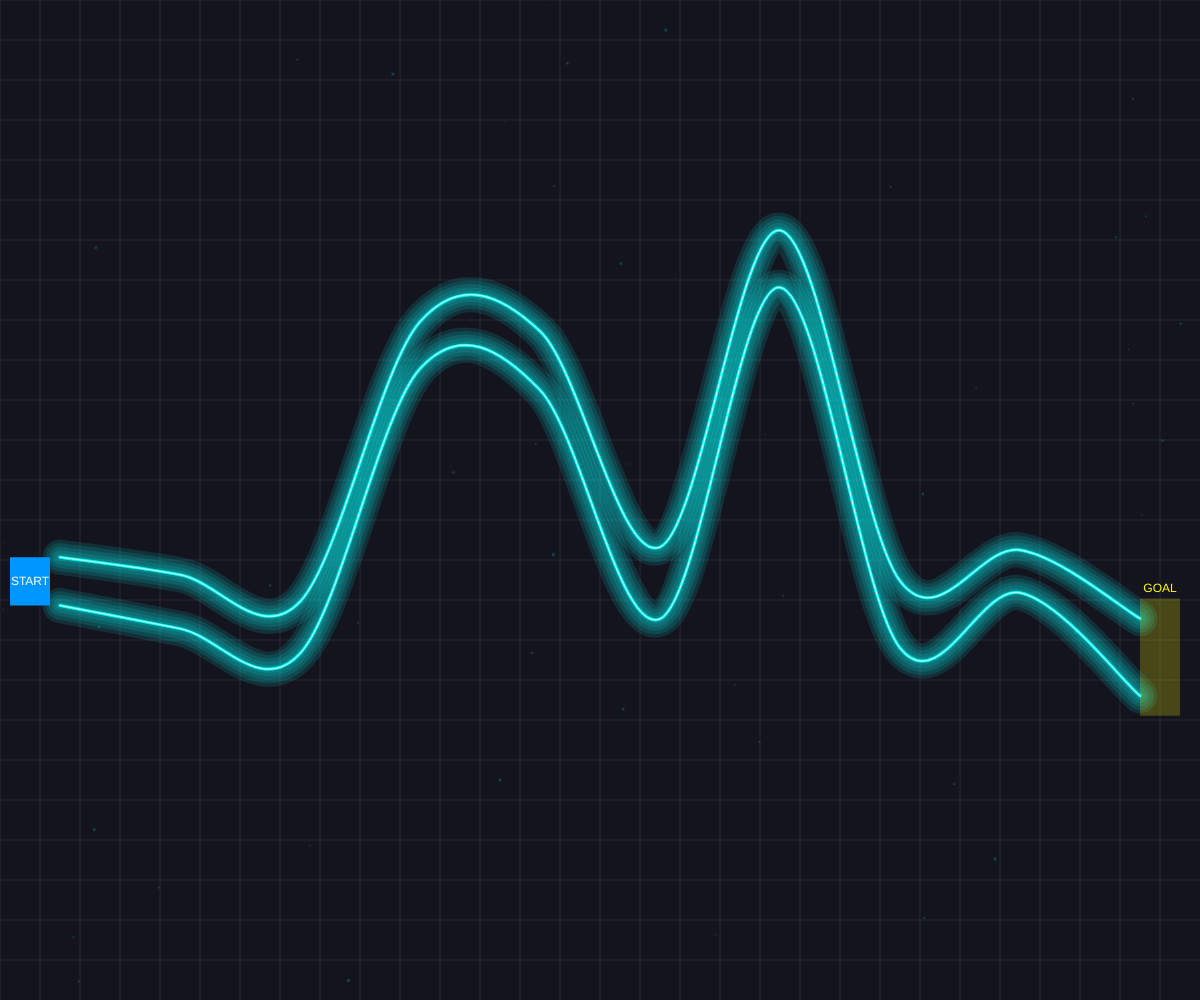
Frame 1 (no input)
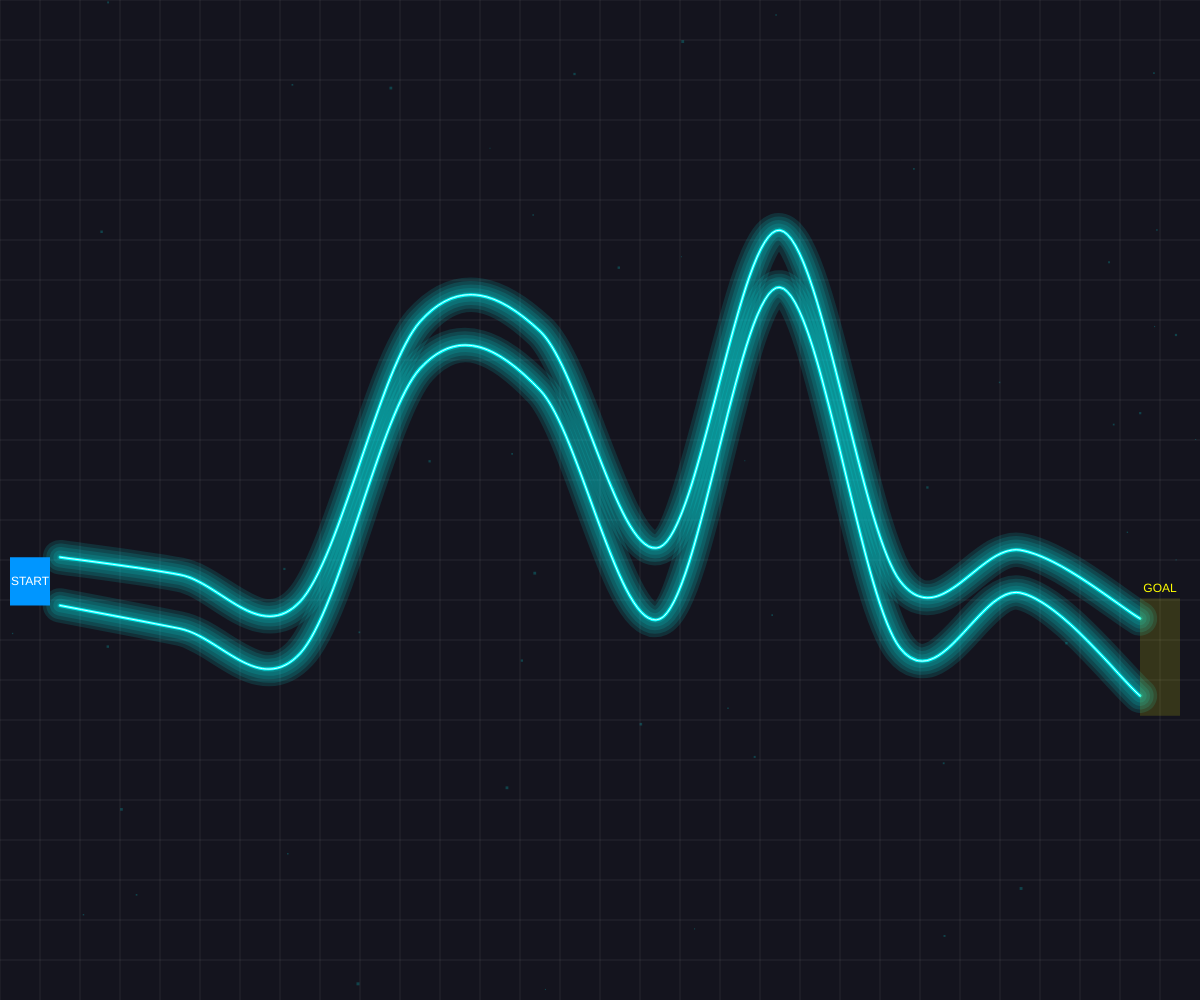
Frame 60 (no input)
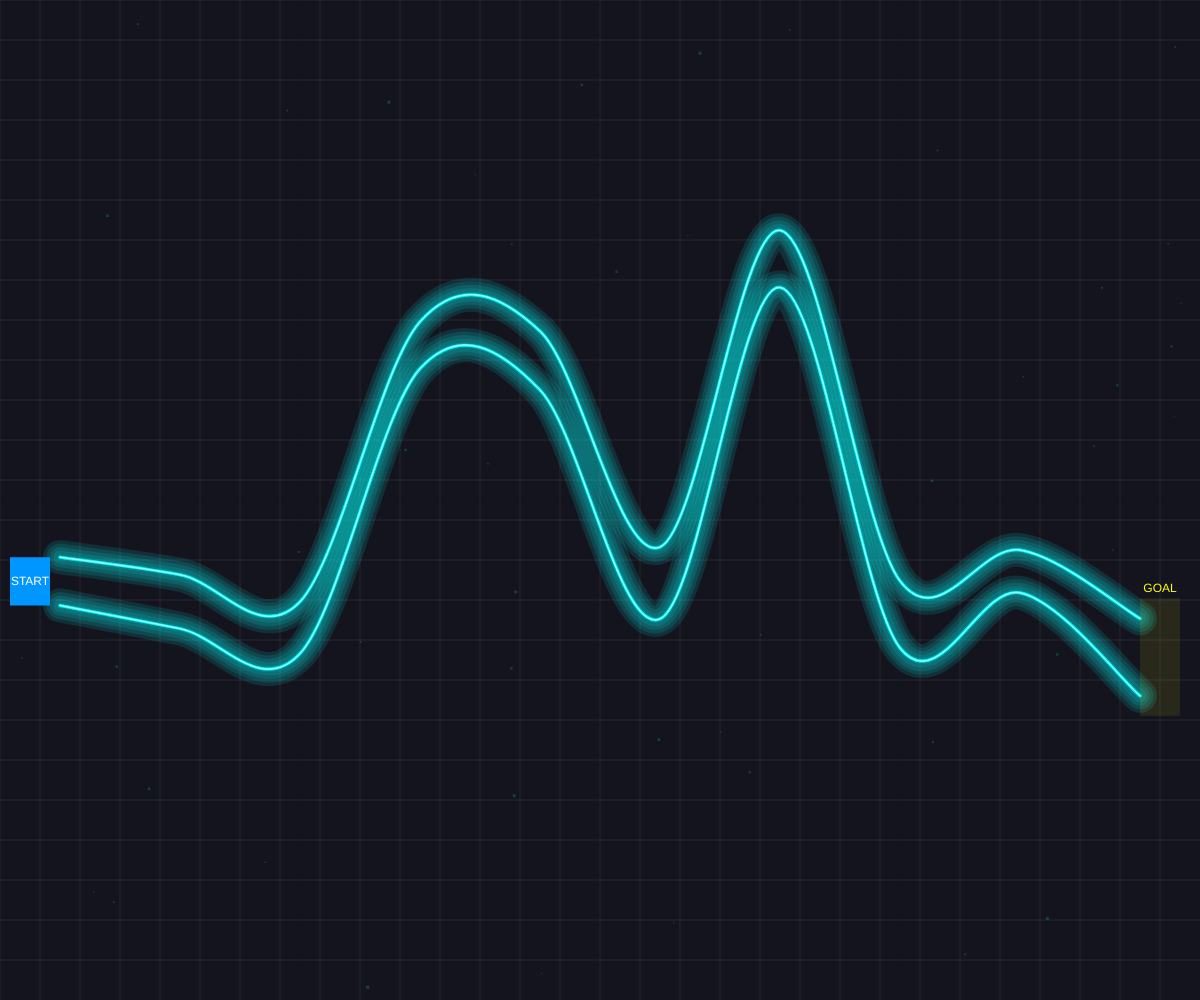
Frame 120 (the mouse pressed at the canvas centre since frame 60)

The p5.js sketch that drew these frames (run headless with seeded random() and noise() and a simulated clock; from frame 60 on, the mouse is pressed at the canvas centre):

// p5.js sketch
// ── sketch.js
let points = [];
let gameState = "START"; // 狀態: START, PLAYING, WIN, FAIL
let numPoints = 10; // 增加到 10 個點
let winCount = 0;   // 追蹤通關次數

// 視覺效果變數
let shakeAmount = 0;
let flashAlpha = 0;
let flashColor;
let fireworks = [];
let effectTriggered = false;

// 背景電子粒子
let bgParticles = [];

function setup() {
  createCanvas(windowWidth, windowHeight); // 改為全螢幕
  generatePath();
  flashColor = color(255, 255, 255);

  // 初始化背景粒子
  for (let i = 0; i < 50; i++) {
    bgParticles.push({
      x: random(width),
      y: random(height),
      vx: random(-0.5, 0.5),
      vy: random(-0.5, 0.5),
      size: random(1, 3)
    });
  }
}

function windowResized() {
  resizeCanvas(windowWidth, windowHeight);
  generatePath(); // 重新調整路徑位置
}

function generatePath() {
  points = [];
  let startX = 60;
  let spacing = (width - 120) / (numPoints - 1);

  // 將通道寬度調寬，設定在 40 到 80 之間
  let minGap = 40;
  let maxGap = 80;

  for (let i = 0; i < numPoints; i++) {
    let x = startX + i * spacing;
    let yTop = random(height * 0.2, height * 0.7); // 根據螢幕高度動態分布
    let gap = random(minGap, maxGap); 
    let yBottom = yTop + gap;
    points.push({ x, yTop, yBottom });
  }
}

function draw() {
  // 畫面震動處理
  if (shakeAmount > 0) {
    translate(random(-shakeAmount, shakeAmount), random(-shakeAmount, shakeAmount));
    shakeAmount *= 0.9; // 震動衰減
  }

  background(20, 20, 30); // 深色背景更有科技感

  // 繪製背景裝飾
  updateBackgroundParticles();
  drawGrid();

  if (gameState === "START") {
    effectTriggered = false;
    drawPath();
    // 開始按鈕：動態對齊路徑開口
    let startP = points[0];
    fill(0, 150, 255);
    rect(10, startP.yTop, 40, startP.yBottom - startP.yTop);
    fill(255);
    textAlign(CENTER, CENTER);
    text("START", 30, (startP.yTop + startP.yBottom) / 2);

    if (mouseIsPressed && mouseX > 10 && mouseX < 50 && mouseY > startP.yTop && mouseY < startP.yBottom) {
      gameState = "PLAYING";
    }
  } else if (gameState === "PLAYING") {
    drawPath();
    checkCollision();
    
    // 繪製玩家位置指示
    fill(255, 255, 0);
    stroke(255, 255, 0, 150);
    strokeWeight(10);
    ellipse(mouseX, mouseY, 6, 6);
    strokeWeight(1);
  } else if (gameState === "WIN") {
    triggerWinEffects();
    updateFireworks();
    displayEndScreen("SUCCESS!", color(0, 150, 0));
  } else if (gameState === "FAIL") {
    triggerFailEffects();
    displayEndScreen("GAME OVER", color(200, 0, 0));
  }

  // 繪製閃光層
  if (flashAlpha > 0) {
    noStroke();
    flashColor.setAlpha(flashAlpha);
    fill(flashColor);
    rect(-100, -100, width + 200, height + 200);
    flashAlpha -= 10;
  }
}

function drawPath() {
  let pulse = sin(frameCount * 0.1) * 2; // 增加光暈的呼吸脈動感

  // 繪製多層次擴散光暈 (Bloom Effect)，模擬霓虹發光質感
  for (let i = 5; i > 0; i--) {
    stroke(0, 255, 255, 30); // 低透明度的青色
    strokeWeight(i * 7 + pulse);
    renderLines();
  }

  // 霓虹燈管的主色調 (中間飽和層)
  stroke(0, 255, 255);
  strokeWeight(3);
  renderLines();

  // 最核心的高亮白光，強化光線的視覺衝擊
  stroke(220, 255, 255);
  strokeWeight(1);
  renderLines();

  // 繪製終點區域
  let last = points[points.length - 1];
  fill(255, 255, 0, 50 + sin(frameCount * 0.1) * 50);
  noStroke();
  rect(last.x, last.yTop - 20, 40, (last.yBottom - last.yTop) + 40);
  fill(255, 255, 0);
  textAlign(CENTER, CENTER);
  textSize(12);
  text("GOAL", last.x + 20, last.yTop - 30);
}

function renderLines() {
  noFill();
  if (points.length < 2) return;

  // 上邊界曲線
  beginShape();
  // curveVertex 需要第一個點重複作為起始控制點
  curveVertex(points[0].x, points[0].yTop);
  for (let p of points) {
    curveVertex(p.x, p.yTop);
  }
  // 重複最後一個點作為結束控制點
  curveVertex(points[points.length - 1].x, points[points.length - 1].yTop);
  endShape();

  // 下邊界曲線
  beginShape();
  curveVertex(points[0].x, points[0].yBottom);
  for (let p of points) {
    curveVertex(p.x, p.yBottom);
  }
  curveVertex(points[points.length - 1].x, points[points.length - 1].yBottom);
  endShape();
}

function checkCollision() {
  // 檢查是否到達終點
  if (mouseX > points[points.length - 1].x) {
    gameState = "WIN";
    return;
  }

  // 只有當滑鼠在路徑範圍內才檢查碰撞
  for (let i = 0; i < points.length - 1; i++) {
    let p1 = points[i];
    let p2 = points[i + 1];
    if (mouseX >= p1.x && mouseX <= p2.x) {
      let t = (mouseX - p1.x) / (p2.x - p1.x);
      let currentTop = lerp(p1.yTop, p2.yTop, t);
      let currentBottom = lerp(p1.yBottom, p2.yBottom, t);
      if (mouseY <= currentTop || mouseY >= currentBottom) {
        gameState = "FAIL";
      }
    }
  }
  
  // 如果在進入路徑前（按鈕區），滑鼠高度超出了第一點的範圍也算失敗
  let startP = points[0];
  if (mouseX < startP.x && (mouseY <= startP.yTop || mouseY >= startP.yBottom)) {
    gameState = "FAIL";
  }
}

function displayEndScreen(msg, txtColor) {
  textAlign(CENTER, CENTER);
  textSize(40);
  fill(255);
  // 文字外框
  stroke(txtColor);
  strokeWeight(4);
  text(msg, width / 2, height / 2);
  noStroke();
  textSize(16);
  text("Click to Restart", width / 2, height / 2 + 50);
  if (mouseIsPressed) {
    generatePath();
    fireworks = [];
    gameState = "START";
  }
}

function triggerWinEffects() {
  if (!effectTriggered) {
    winCount++; // 成功通關，增加難度計數
    shakeAmount = 15;
    flashAlpha = 200;
    flashColor = color(0, 255, 0);
    // 初始化煙火粒子
    for (let i = 0; i < 100; i++) {
      fireworks.push({
        x: width / 2,
        y: height / 2,
        vx: random(-5, 5),
        vy: random(-10, 2),
        c: color(random(255), random(255), random(255)),
        alpha: 255
      });
    }
    effectTriggered = true;
  }
}

function triggerFailEffects() {
  if (!effectTriggered) {
    shakeAmount = 25;
    flashAlpha = 255;
    flashColor = color(255, 0, 0);
    effectTriggered = true;
  }
}

function updateFireworks() {
  for (let i = fireworks.length - 1; i >= 0; i--) {
    let p = fireworks[i];
    p.x += p.vx;
    p.y += p.vy;
    p.vy += 0.2; // 重力
    p.alpha -= 4;
    noStroke();
    p.c.setAlpha(p.alpha);
    fill(p.c);
    ellipse(p.x, p.y, 4, 4);
    if (p.alpha <= 0) fireworks.splice(i, 1);
  }
}

function updateBackgroundParticles() {
  noStroke();
  fill(0, 255, 255, 50); // 低透明度青色
  for (let p of bgParticles) {
    // 移動
    p.x += p.vx;
    p.y += p.vy;

    // 邊界循環
    if (p.x < 0) p.x = width;
    if (p.x > width) p.x = 0;
    if (p.y < 0) p.y = height;
    if (p.y > height) p.y = 0;

    // 繪製粒子
    rect(p.x, p.y, p.size, p.size);
  }
}

function drawGrid() {
  stroke(255, 255, 255, 20);
  strokeWeight(1);
  for (let i = 0; i < width; i += 40) line(i, 0, i, height);
  for (let j = 0; j < height; j += 40) line(0, j, width, j);
}
